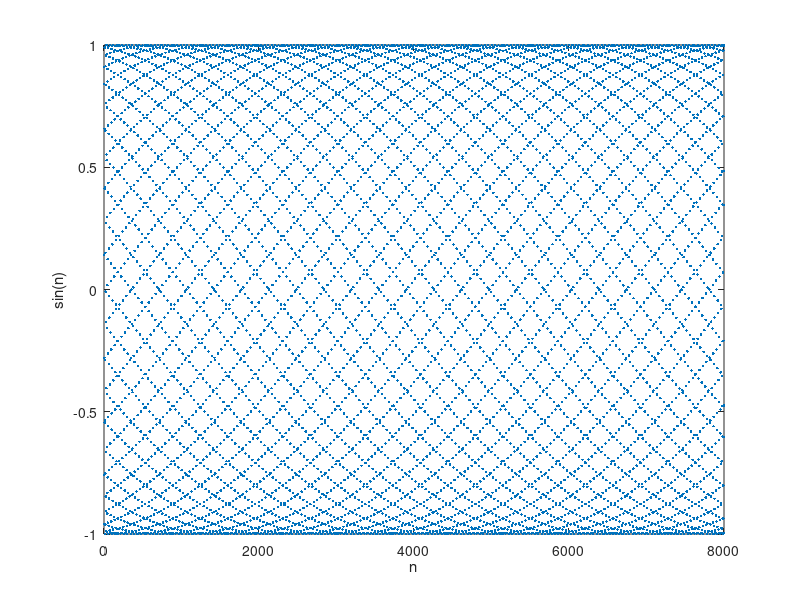
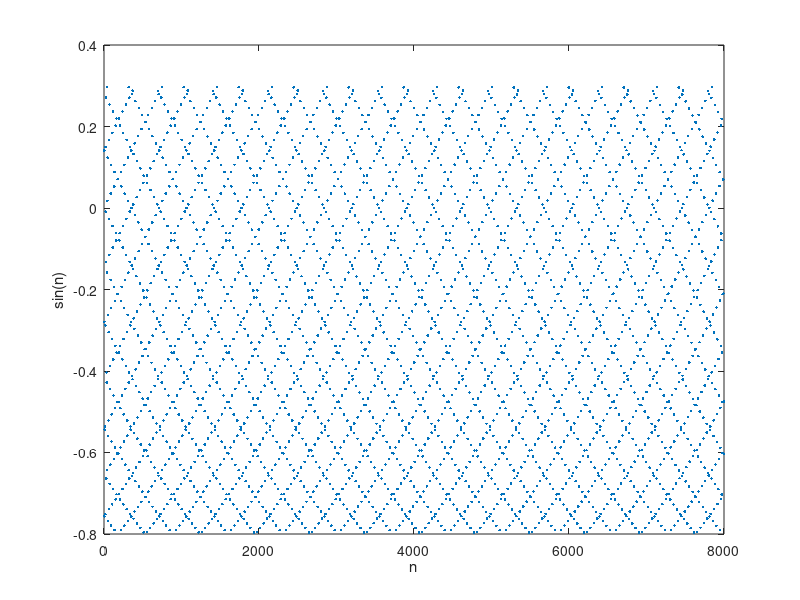

The MATLAB script that drew these images, in order:
N = 8000;
n_values = (1:N);
y_values = zeros(1, N);

% 循环计算an的值
for n = n_values
    y_values(n) = sin(n);
end

% 作图
figure;
plot(n_values, y_values, ".");
xlabel('n');
ylabel('sin(n)');

% 限制在区间上的作图
a = -0.8;
b = 0.3;

% 初始化存储满足条件的点的数组
filtered_n_values = [];
filtered_y_values = [];

% 筛选出满足条件的点
for i = 1:N
    if y_values(i) >= a && y_values(i) <= b
        filtered_n_values(end+1) = n_values(i);
        filtered_y_values(end+1) = y_values(i);
    end
end

% 绘制满足条件的点
figure;
plot(filtered_n_values, filtered_y_values, '.');
xlabel('n');
ylabel('sin(n)');

